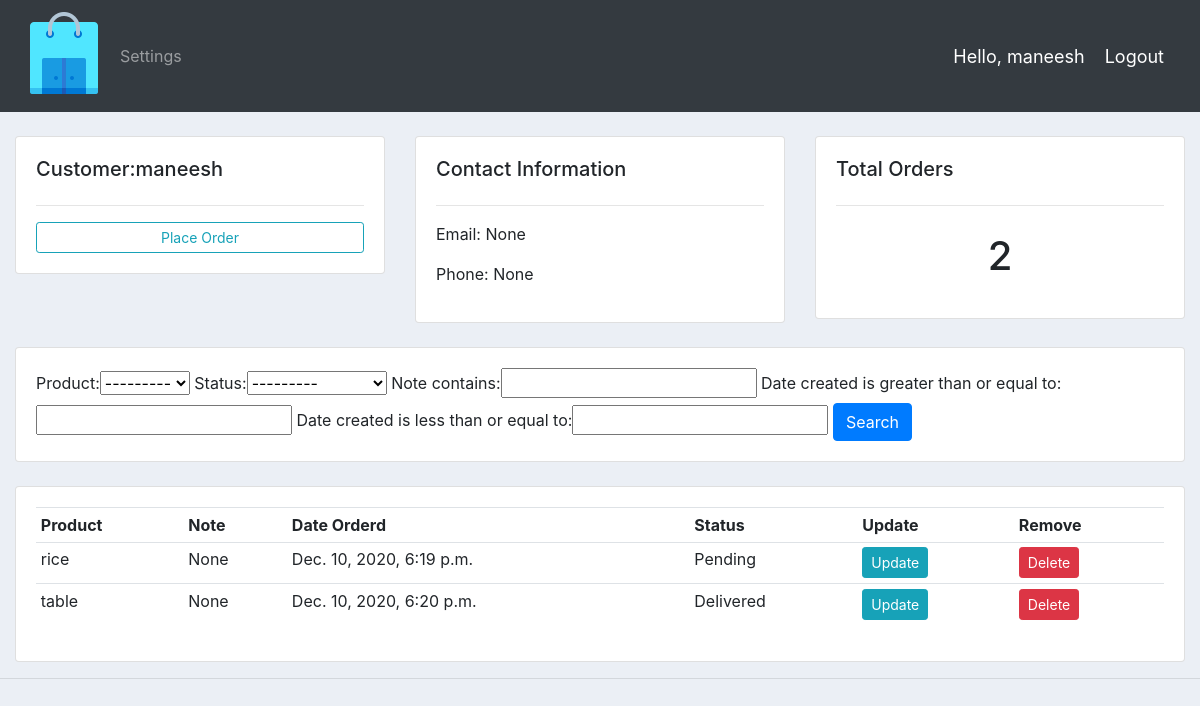
/customer/9/ (signed in), run on the app's committed database.
### accounts/models.py (models this page shows, shortened)
class Customer(models.Model):
	user = models.OneToOneField(User, null=True, blank=True, on_delete=models.CASCADE)
	name = models.CharField(max_length=200, null=True)
	phone = models.CharField(max_length=200, null=True)
	email = models.CharField(max_length=200, null=True)
	profile_pic = models.ImageField(default="profile1.png", null=True, blank=True)
	date_created = models.DateTimeField(auto_now_add=True, null=True)

class Order(models.Model):
	STATUS = (
			('Pending', 'Pending'),
			('Out for delivery', 'Out for delivery'),
			('Delivered', 'Delivered'),
			)
	customer = models.ForeignKey(Customer, null=True, on_delete= models.SET_NULL)
	product = models.ForeignKey(Product, null=True, on_delete= models.SET_NULL)
	date_created = models.DateTimeField(auto_now_add=True, null=True)
	status = models.CharField(max_length=200, null=True, choices=STATUS)
	note = models.CharField(max_length=1000, null=True)

class Product(models.Model):
	CATEGORY = (
			('Indoor', 'Indoor'),
			('Out Door', 'Out Door'),
			)
	name = models.CharField(max_length=200, null=True)
	price = models.FloatField(null=True)
	category = models.CharField(max_length=200, null=True, choices=CATEGORY)
	description = models.CharField(max_length=200, null=True, blank=True)
	date_created = models.DateTimeField(auto_now_add=True, null=True)
	tags = models.ManyToManyField(Tag)
	def __str__(self):
		return self.name

### accounts/decorators.py (the view)
		def wrapper_func(request, *args, **kwargs):
			group = None
			if request.user.groups.exists():
				group = request.user.groups.all()[0].name
			if group in allowed_roles:
				return view_func(request, *args, **kwargs)
			else:
				return HttpResponse('You are not authorized to view this page')

### accounts/views.py (called while the page is built)
@login_required(login_url='login')
@allowed_users(allowed_roles=['admin'])
def customer(request, pk_test):
	customer = Customer.objects.get(id=pk_test)
	orders = customer.order_set.all()
	order_count = orders.count()
	myFilter = OrderFilter(request.GET, queryset=orders)
	orders = myFilter.qs
	context = {'customer':customer, 'orders':orders, 'order_count':order_count,
	'myFilter':myFilter}
	return render(request, 'accounts/customer.html',context)

### accounts/templates/accounts/customer.html
{%  extends 'accounts/main.html' %}
{% block content %}
	<br>
<div class="row">
	<div class="col-md">
		<div class="card card-body">
			<h5>Customer:{{customer.name}}</h5>
			<hr>
			<a class="btn btn-outline-info  btn-sm btn-block" href="{% url 'create_order' customer.id %}">Place Order</a>
		</div>
	</div>
	<div class="col-md">
		<div class="card card-body">
			<h5>Contact Information</h5>
			<hr>
			<p>Email: {{customer.email}}</p>
			<p>Phone: {{customer.phone}}</p>
		</div>
	</div>
	<div class="col-md">
		<div class="card card-body">
			<h5>Total Orders</h5>
			<hr>
			<h1 style="text-align: center;padding: 10px">{{order_count}}</h1>
		</div>
	</div>
</div>
<br>
<div class="row">
	<div class="col">
		<div class="card card-body">
			<form method="get">
				{{myFilter.form}}
		    <button class="btn btn-primary" type="submit">Search</button>
		  </form>
		</div>
	</div>
</div>
<br>
<div class="row">
	<div class="col-md">
		<div class="card card-body">
			<table class="table table-sm">
				<tr>
					<th>Product</th>
					<th>Note</th>
					<th>Date Orderd</th>
					<th>Status</th>
					<th>Update</th>
					<th>Remove</th>
				</tr>
				{% for order in orders %}
				<tr>
					<td>{{order.product}}</td>
					<td>{{order.note}}</td>
					<td>{{order.date_created}}</td>
					<td>{{order.status}}</td>
					<td><a class="btn btn-sm btn-info" href="{% url 'update_order' order.id %}">Update</a></td>
					<td><a class="btn btn-sm btn-danger" href="{% url 'delete_order' order.id %}">Delete</a></td>
				</tr>
				{% endfor %}
			</table>
		</div>
	</div>
</div>
{% endblock %}

### accounts/templates/accounts/navbar.html (shortened to what this page needs)
{% load static %}
<nav class="navbar navbar-expand-lg navbar-dark bg-dark">
 <img src="{% static 'images/logo.png' %}">
  <div class="collapse navbar-collapse" id="navbarNav">
    <ul class="navbar-nav">
      {% if request.user.is_staff %}
      <li class="nav-item active">
        <a class="nav-link" href="{% url 'home' %}">Dashboard</a>
      </li>
      <li class="nav-item">
        <a class="nav-link" href="{% url 'products' %}">Products</a>
      </li>
      {% else %}
       <li class="nav-item">
        <a class="nav-link" href="{% url 'account' %}">Settings</a>
      </li>
      {% endif %}
    </ul>
  </div>
  <span class="hello-msg">Hello, {{request.user}}</span>
  <span ><a  class="hello-msg" href="{% url 'logout' %}">Logout</a></span>
</nav>

### static/css/main.css (style rules this page uses)
body { background-color: #ebeff5; }

### accounts/templates/accounts/navbar.html (style rules this page uses)
.hello-msg { font-size: 18px; color: #fff; margin-right: 20px; }

### data on the page
Customer: name "maneesh", email "None", phone "None"
Order: product "rice", note "None", date_created "Dec. 10, 2020, 6:19 p.m.", status "Pending"
Order: product "table", note "None", date_created "Dec. 10, 2020, 6:20 p.m.", status "Delivered"

### other printed values
{{ request.user }} "maneesh"
{{ order_count }} "2"
